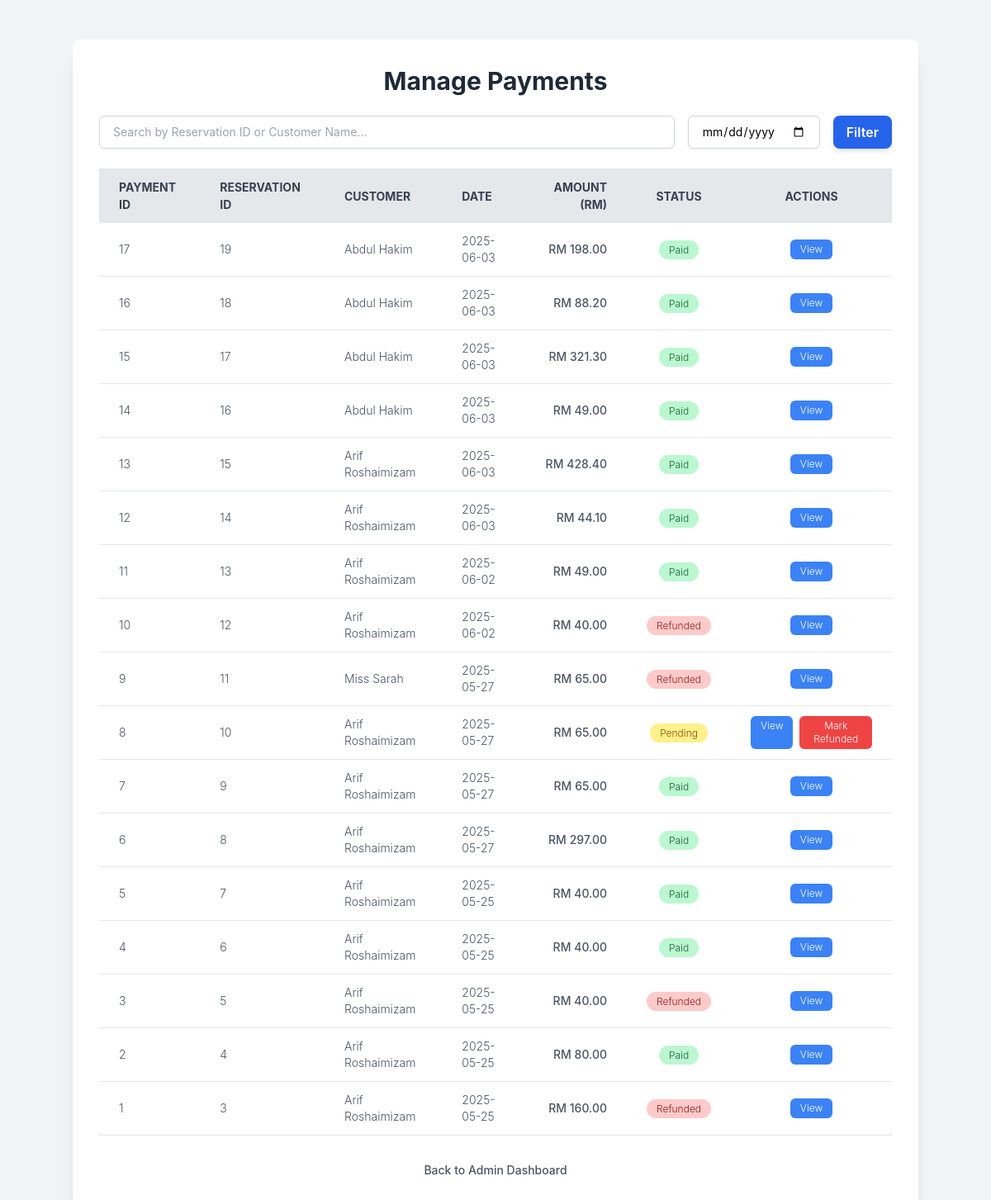
/admin/manage_payments.php (signed in), run on an earlier commit of the app's database.
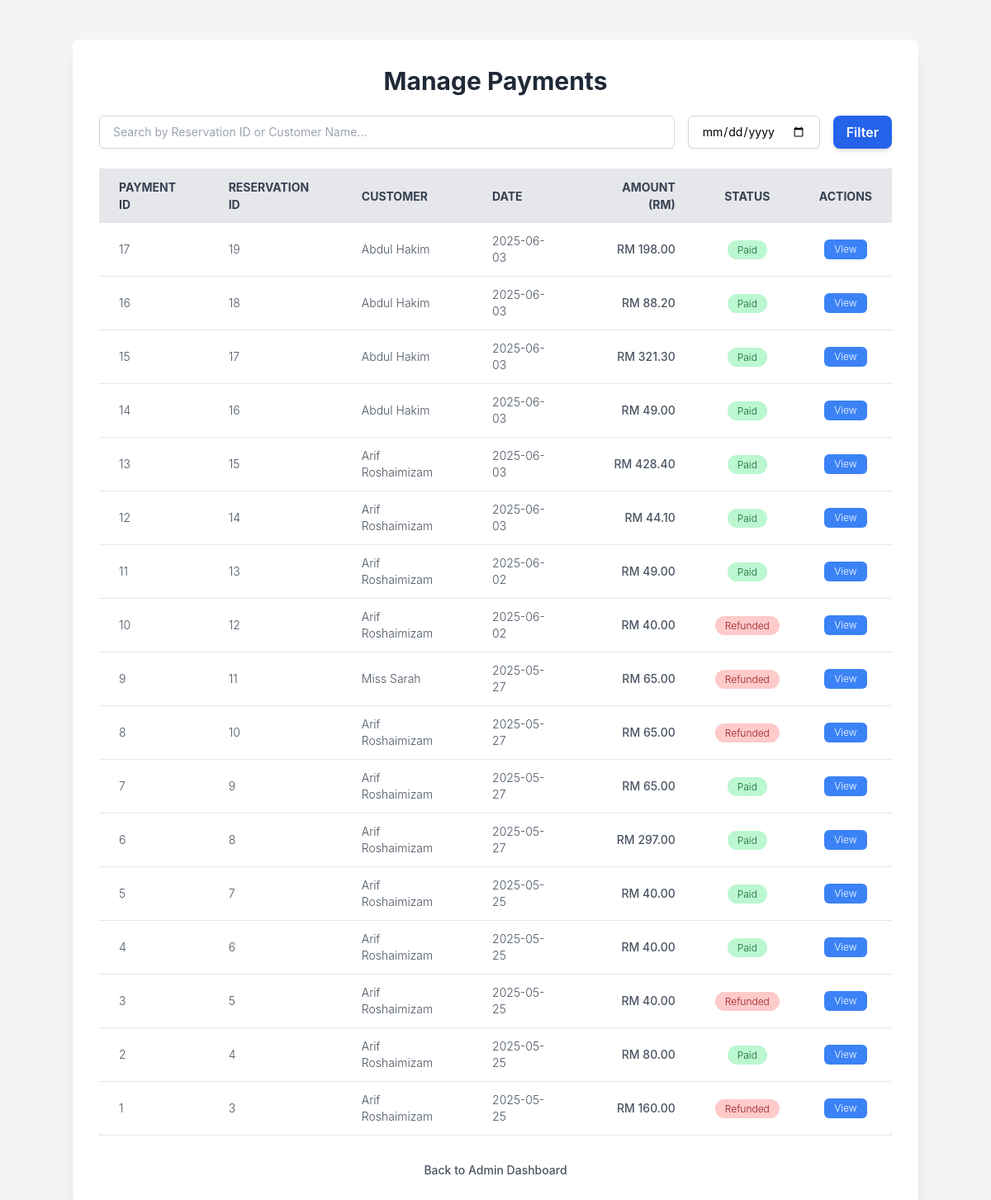
And on a later commit of the database.
### tables this page shows
CREATE TABLE `payments` (
  `paymentID` int(11) NOT NULL,
  `reservationID` int(11) DEFAULT NULL,
  `paymentMethod` varchar(50) DEFAULT NULL,
  `amountPaid` decimal(10,2) DEFAULT NULL,
  `paymentDate` timestamp NOT NULL DEFAULT current_timestamp(),
  `paymentStatus` enum('pending','paid','refunded') DEFAULT 'pending'
);

CREATE TABLE `users` (
  `userID` int(11) NOT NULL,
  `fullName` varchar(100) DEFAULT NULL,
  `email` varchar(100) DEFAULT NULL,
  `phone` varchar(20) NOT NULL,
  `password` varchar(255) DEFAULT NULL,
  `role` enum('user','admin') DEFAULT 'user',
  `createdAt` timestamp NOT NULL DEFAULT current_timestamp()
);

### admin/manage_payments.php (the view, shortened to what this page needs)
<?php
include '../dbconfig.php';
$payments = [];
$query = "
    SELECT
        p.paymentID,
        p.reservationID,
        p.amountPaid,
        p.paymentDate,
        p.paymentStatus,
        r.userID,
        u.fullName AS customerName
    FROM
        payments p
    LEFT JOIN
        reservations r ON p.reservationID = r.reservationID
    LEFT JOIN
        users u ON r.userID = u.userID
    ORDER BY
        p.paymentDate DESC
";
$result = $conn->query($query);
if ($result) {
    while ($row = $result->fetch_assoc()) {
        $payments[] = $row;
    }
} else {
    $message = 'Error loading payments: ' . $conn->error;
    $messageType = 'error';
}
?>
<!DOCTYPE html>
<html lang="en">
<head>
    <script src="https://cdn.tailwindcss.com"></script>
</head>
<body class="bg-gray-100 min-h-screen flex flex-col items-center p-4">
    <div class="bg-white p-8 rounded-lg shadow-xl w-full max-w-5xl mt-8">
        <h1 class="text-3xl font-bold text-gray-800 mb-6 text-center">Manage Payments</h1>
        <div class="mb-6 flex flex-col sm:flex-row gap-4">
            <input type="text" placeholder="Search by Reservation ID or Customer Name..." class="flex-grow px-4 py-2 border border-gray-300 rounded-md shadow-sm focus:ring-blue-500 focus:border-blue-500 sm:text-sm">
            <input type="date" class="px-4 py-2 border border-gray-300 rounded-md shadow-sm focus:ring-blue-500 focus:border-blue-500 sm:text-sm">
            <button class="bg-blue-600 text-white py-2 px-4 rounded-lg text-md font-semibold hover:bg-blue-700 transition duration-300 shadow-md">Filter</button>
        </div>
        <div class="overflow-x-auto">
            <table class="min-w-full bg-white rounded-lg shadow-md">
                <thead>
                    <tr class="bg-gray-200 text-gray-700 uppercase text-sm leading-normal">
                        <th class="py-3 px-6 text-left">Payment ID</th>
                        <th class="py-3 px-6 text-left">Reservation ID</th>
                        <th class="py-3 px-6 text-left">Customer</th>
                        <th class="py-3 px-6 text-left">Date</th>
                        <th class="py-3 px-6 text-right">Amount (RM)</th>
                        <th class="py-3 px-6 text-center">Status</th>
                        <th class="py-3 px-6 text-center">Actions</th>
                    </tr>
                </thead>
                <tbody id="paymentsTableBody" class="text-gray-600 text-sm font-light">
                    <?php if (empty($payments)): ?>
                        <tr><td colspan="7" class="py-3 px-6 text-center text-gray-500">No payments found.</td></tr>
                    <?php else: ?>
                        <?php foreach ($payments as $payment): ?>
                            <tr class="border-b border-gray-200 hover:bg-gray-100">
                                <td class="py-3 px-6 text-left whitespace-nowrap"><?php echo htmlspecialchars($payment['paymentID']); ?></td>
                                <td class="py-3 px-6 text-left"><?php echo htmlspecialchars($payment['reservationID'] ?? 'N/A'); ?></td>
                                <td class="py-3 px-6 text-left"><?php echo htmlspecialchars($payment['customerName'] ?? 'N/A'); ?></td>
                                <td class="py-3 px-6 text-left"><?php echo htmlspecialchars(date('Y-m-d', strtotime($payment['paymentDate']))); ?></td>
                                <td class="py-3 px-6 text-right font-medium">RM <?php echo htmlspecialchars(number_format($payment['amountPaid'], 2)); ?></td>
                                <td class="py-3 px-6 text-center">
                                    <?php
                                        $statusClass = '';
                                        if ($payment['paymentStatus'] === 'paid') {
                                            $statusClass = 'bg-green-200 text-green-800';
                                        } elseif ($payment['paymentStatus'] === 'pending') {
                                            $statusClass = 'bg-yellow-200 text-yellow-800';
                                        } elseif ($payment['paymentStatus'] === 'refunded') {
                                            $statusClass = 'bg-red-200 text-red-800';
                                        }
                                    ?>
                                    <span class="<?php echo $statusClass; ?> py-1 px-3 rounded-full text-xs"><?php echo htmlspecialchars(ucfirst($payment['paymentStatus'])); ?></span>
                                </td>
                                <td class="py-3 px-6 text-center">
                                    <div class="flex item-center justify-center space-x-2">
                                        <a href="view_payment_details.php?payment_id=<?php echo htmlspecialchars($payment['paymentID']); ?>" class="bg-blue-500 text-white py-1 px-3 rounded-md text-xs hover:bg-blue-600 transition duration-300">View</a>
                                        <?php if ($payment['paymentStatus'] === 'pending'): ?>
                                            <form method="POST" style="display:inline;" onsubmit="return confirm('Are you sure you want to mark this payment as refunded?');">
                                                <button type="submit" class="bg-red-500 text-white py-1 px-3 rounded-md text-xs hover:bg-red-600 transition duration-300">Mark Refunded</button>
                                            </form>
                                        <?php endif; ?>
                                    </div>
                                </td>
                            </tr>
                        <?php endforeach; ?>
                    <?php endif; ?>
                </tbody>
            </table>
        </div>
        <p class="mt-8 text-center text-sm text-gray-600">
            <a href="admin_dashboard.php" class="font-medium text-gray-600 hover:text-gray-800">Back to Admin Dashboard</a>
        </p>
    </div>
</body>
</html>

### admin/manage_payments.php (style rules this page uses)
body { font-family: 'Inter', sans-serif; }

What changed in the data, as far as the page shows it:
changed payments id 8: paymentStatus "Pending" → "Refunded"; no longer shows "Mark Refunded"
